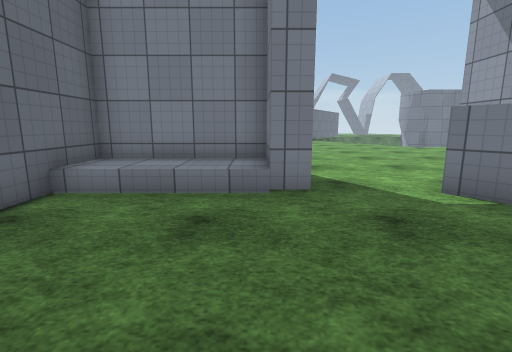
View 1 (above)

18 first-person views from a walk through a scene from a Unity 3-D project. The camera is 1.2 m above the floor, tilts 10° down and sees 85° across. The floor is counted in squares, 1 m on a side. Each view is taken from the middle of a square. On the plan, view 1 faces up. The plan holds only what a view shows up to about 13 squares ahead; the rest is blank. The place goes on beyond the plan. Surface patterns are stand-ins for the level's own textures.

View 2
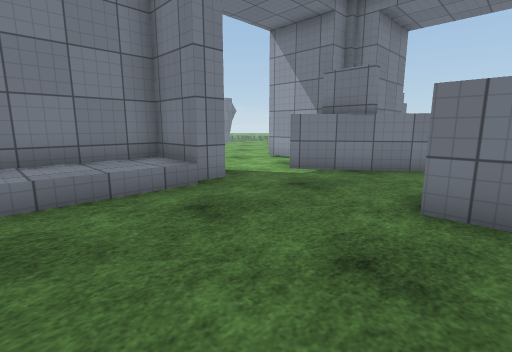

View 3
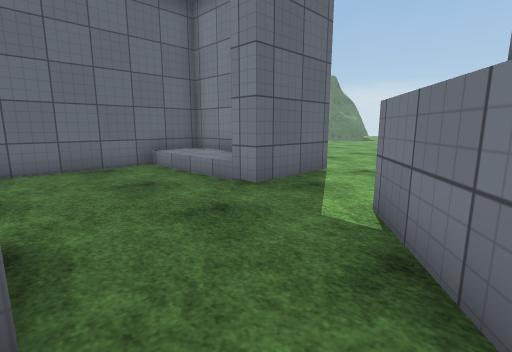

View 4
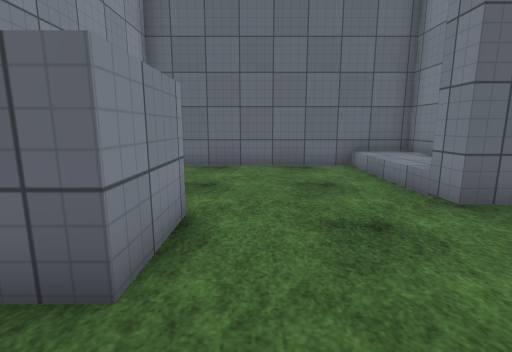

View 5
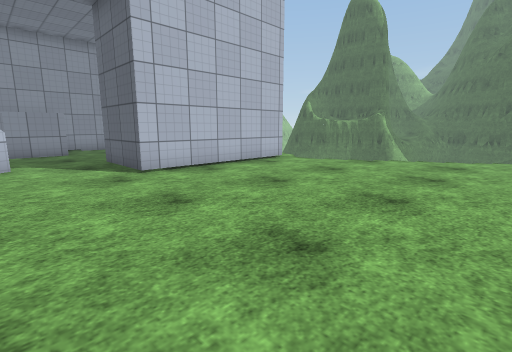

View 6
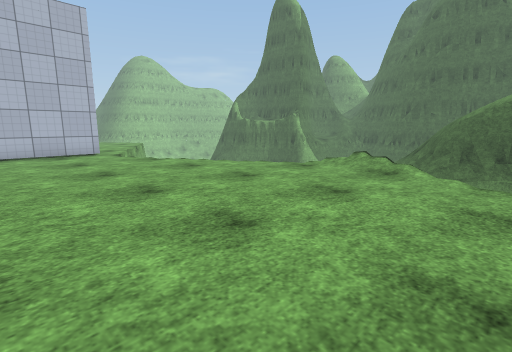

View 7
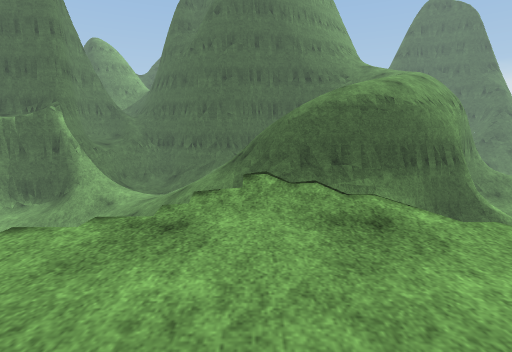

View 8
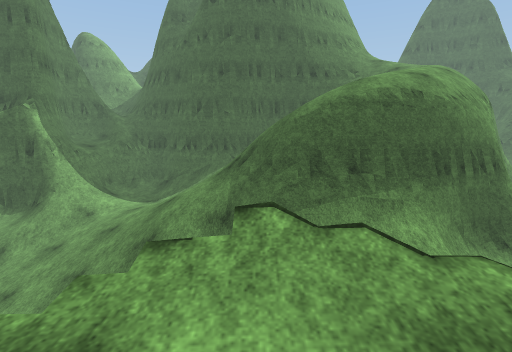

View 9
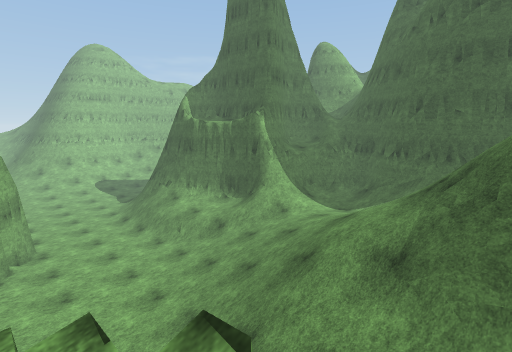

View 10
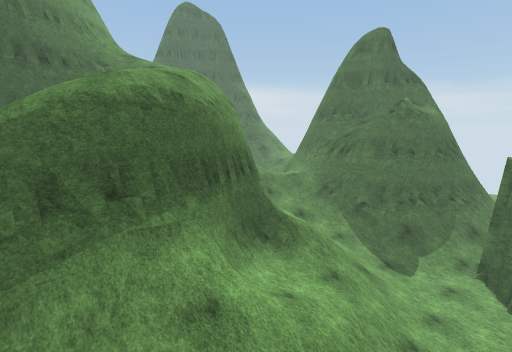

View 11
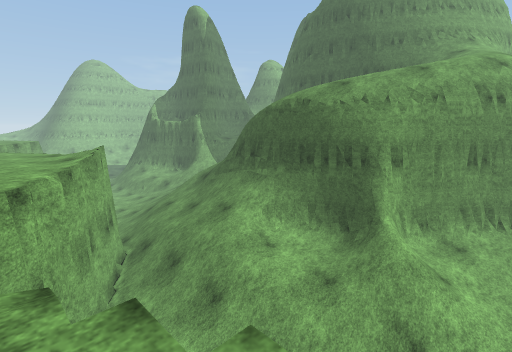

View 12
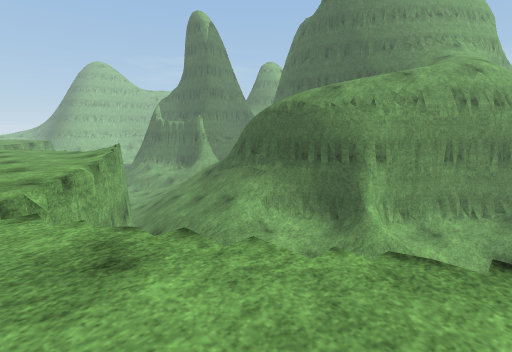

View 13
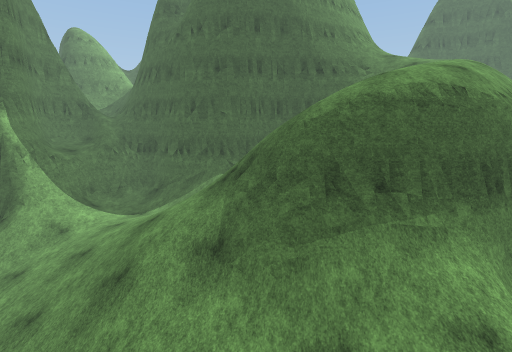

View 14
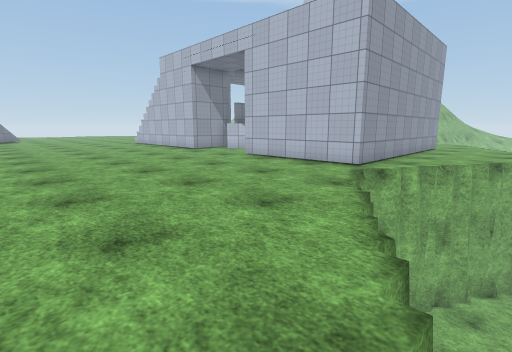

View 15
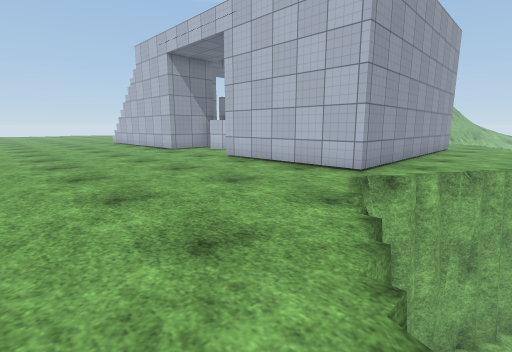

View 16
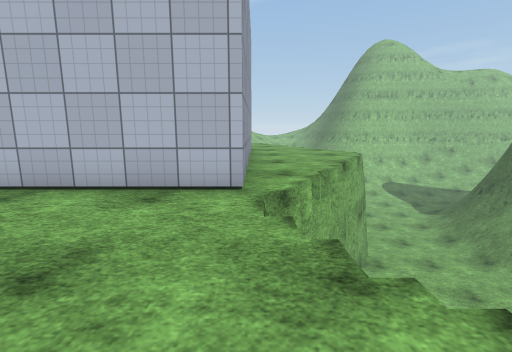

View 17
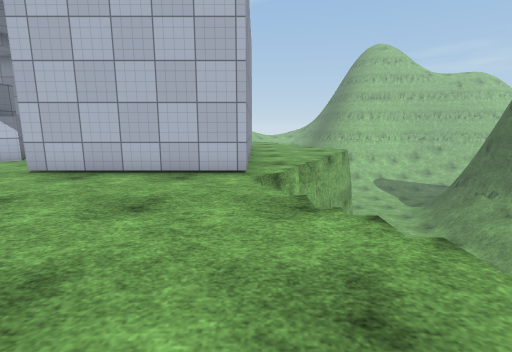

View 18
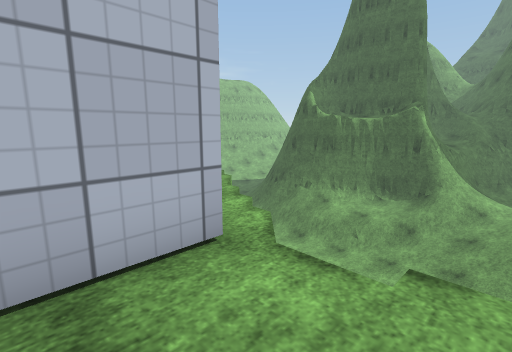

### Floor plan
Key: @ floor where view 1 was taken; # wall or solid block; . main floor; : floor 0.5 m higher than the main floor; - floor 2.75 m lower than the main floor; + floor 3.25 m higher than the main floor; _ floor 3.25 m lower than the main floor; < floor 4 m lower than the main floor; * floor 4 m higher than the main floor; ( floor 4.75 m lower than the main floor; ! floor 5.25 m lower than the main floor; / step, stairs or slope; = window, fence, low wall or low ledge; ^ raised ledge; v drop or lower ground; T thing the floor can be seen under or through.
Columns run from 24 left of view 1 to 8 right of it. Each row starts with its distance up from view 1.
 31    ////    (!!!#v...
 30  v##__//<///!!!! ...
 29 // ##////////!!! v..
 28 ///v##/_//////!!  ..
 27  /// ###=/////!    .
 26   *// ###/////     v
 25    *//  #___///    v
 24     *//v#/__///(   .
 23      +//##//////  ..
 22      +//#=////// T..
 21       //#///////T.......
 20       //#///////T.......
 19       //##/////#........
 18       /v#=////#/........
 17       ====//  v............
 16      ///////    ................
 15      ///////    ................
 14      ///////    v................
 13      ///////     ................
 12    ////////       ...............
 11    --///////(      .............
 10    __///////(!     .............
  9    /_//////(!!     v...........
  8    ///////(!!!!!!  TT#####....#
  7    //////(!!!!!!!!TT######....#
  6   #=/// ((!!!!!!!T.T#:::##... #
  5   #=     !!!!!!!!T.##///##..##
  4         !!!!!!!!#..##.......#####
  3         /!!!!!!#/..##........##
  2         /!!!!!!#...##.........#
  1         /!!!!!#....##.....^^..
  0                ....##...@^ ^.

Positions as (right, up) in squares from view 1, and headings:
1: (0, 0), facing up
2: (-3, 0), facing up-right
3: (5, 1), facing up-left
4: (5, 2), facing left
5: (4, 15), facing down-left
6: (-1, 21), facing down-left
7: (-5, 17), facing left
8: (-7, 17), facing left
9: (-9, 18), facing down-left
10: (-9, 18), facing up-left
11: (-6, 30), facing down-left
12: (-5, 31), facing down-left
13: (-9, 17), facing left
14: (-9, 17), facing down-right
15: (-8, 15), facing down-right
16: (-5, 13), facing down
17: (-5, 15), facing down
18: (-3, 10), facing down-left
